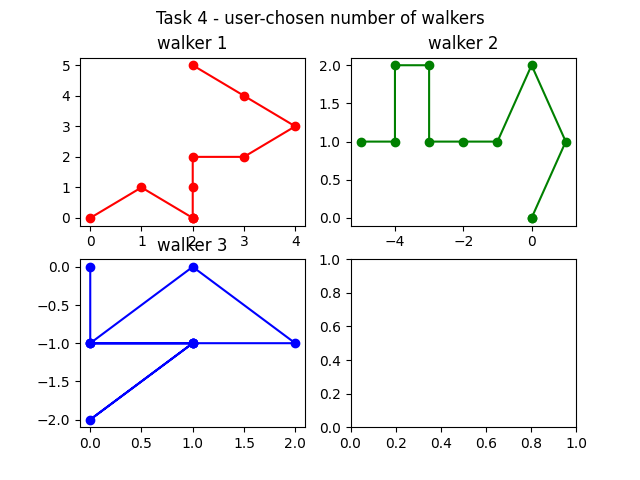

Source code (Python):
"""
wandering4.py - COMP1005 Practical Test 2, Task 4

Sprint 4 goal: same four walkers as Task 3, but the user picks how
many (1-4) get plotted, laid out left-to-right/top-to-bottom in a
2x2 grid. Unused subplots are left blank. Output is saved to a file
instead of shown on screen.
"""
import random
import numpy as np
import matplotlib.pyplot as plt

numwalkers = 4
numsteps = 10

# --- validate the user's answer before doing anything else --------------
while True:
    try:
        num_to_plot = int(input('How many walkers do you want to plot (1-4)? '))
        if 1 <= num_to_plot <= 4:
            break
        print('Please enter a whole number between 1 and 4.')
    except ValueError:
        print('Please enter a whole number between 1 and 4.')

x_pos = np.zeros((numwalkers, numsteps + 1), dtype=int)
y_pos = np.zeros((numwalkers, numsteps + 1), dtype=int)
colours = ['red', 'green', 'blue', 'orange']

for step in range(numsteps):
    for walker in range(numwalkers):
        x_pos[walker, step + 1] = x_pos[walker, step] + random.choice([-1, 0, 1])
        y_pos[walker, step + 1] = y_pos[walker, step] + random.choice([-1, 0, 1])

fig, axes = plt.subplots(2, 2)
fig.suptitle('Task 4 - user-chosen number of walkers')

for walker in range(numwalkers):
    row, col = divmod(walker, 2)               # 0,1 -> row 0 ; 2,3 -> row 1
    ax = axes[row, col]
    if walker < num_to_plot:
        ax.plot(x_pos[walker], y_pos[walker], color=colours[walker], marker='o')
        ax.set_title(f'walker {walker + 1}')
    # else: walker not requested -> subplot stays blank

plt.savefig('wandering4.png')
print('Saved plot to wandering4.png')
